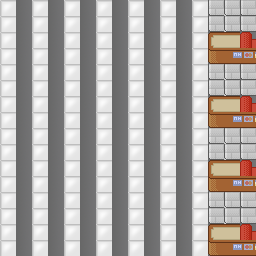

This game map was drawn from its Tiled (.tmx) file and the tilesets committed beside it. A one-line description and the full map source follow:
An orthogonal 16x16 tile map with 16x16 px tiles, 2 tile layers (background, booths).

<map version="1.5" tiledversion="1.5.0" orientation="orthogonal" renderorder="right-down" width="16" height="16" tilewidth="16" tileheight="16" infinite="0" nextlayerid="4" nextobjectid="1">
 <editorsettings>
  <export target="the_recruiter_tilemap_boering_2.json" format="json" />
 </editorsettings>
 <tileset firstgid="1" name="open_tileset" tilewidth="16" tileheight="16" tilecount="6840" columns="90">
  <image source="../openpixels-master_0/openpixels-master/open_tileset.png" trans="000000" width="1440" height="1216" />
 </tileset>
 <layer id="1" name="background" width="16" height="16">
  <data encoding="csv">
96,4697,96,4697,96,4697,96,4697,96,4697,96,4697,96,4697,96,4697,
96,4697,96,4697,96,4697,96,4697,96,4697,96,4697,96,4697,96,4697,
96,4697,96,4697,96,4697,96,4697,96,4697,96,4697,96,4697,96,4697,
96,4697,96,4697,96,4697,96,4697,96,4697,96,4697,96,4697,96,4697,
96,4697,96,4697,96,4697,96,4697,96,4697,96,4697,96,4697,96,4697,
96,4697,96,4697,96,4697,96,4697,96,4697,96,4697,96,4697,96,4697,
96,4697,96,4697,96,4697,96,4697,96,4697,96,4697,96,4697,96,4697,
96,4697,96,4697,96,4697,96,4697,96,4697,96,4697,96,4697,96,4697,
96,4697,96,4697,96,4697,96,4697,96,4697,96,4697,96,4697,96,4697,
96,4697,96,4697,96,4697,96,4697,96,4697,96,4697,96,4697,96,4697,
96,4697,96,4697,96,4697,96,4697,96,4697,96,4697,96,4697,96,4697,
96,4697,96,4697,96,4697,96,4697,96,4697,96,4697,96,4697,96,4697,
96,4697,96,4697,96,4697,96,4697,96,4697,96,4697,96,4697,96,4697,
96,4697,96,4697,96,4697,96,4697,96,4697,96,4697,96,4697,96,4697,
96,4697,96,4697,96,4697,96,4697,96,4697,96,4697,96,4697,96,4697,
96,4697,96,4697,96,4697,96,4697,96,4697,96,4697,96,4697,96,4697
</data>
 </layer>
 <layer id="3" name="booths" width="16" height="16">
  <data encoding="csv">
0,0,0,0,0,0,0,0,0,0,0,0,0,473,473,473,
0,0,0,0,0,0,0,0,0,0,0,0,0,473,473,473,
0,0,0,0,0,0,0,0,0,0,0,0,0,1091,1092,1107,
0,0,0,0,0,0,0,0,0,0,0,0,0,1181,1182,1183,
0,0,0,0,0,0,0,0,0,0,0,0,0,473,473,473,
0,0,0,0,0,0,0,0,0,0,0,0,0,473,473,473,
0,0,0,0,0,0,0,0,0,0,0,0,0,1091,1092,1107,
0,0,0,0,0,0,0,0,0,0,0,0,0,1181,1182,1183,
0,0,0,0,0,0,0,0,0,0,0,0,0,473,473,473,
0,0,0,0,0,0,0,0,0,0,0,0,0,473,473,473,
0,0,0,0,0,0,0,0,0,0,0,0,0,1091,1092,1107,
0,0,0,0,0,0,0,0,0,0,0,0,0,1181,1182,1183,
0,0,0,0,0,0,0,0,0,0,0,0,0,473,473,473,
0,0,0,0,0,0,0,0,0,0,0,0,0,473,473,473,
0,0,0,0,0,0,0,0,0,0,0,0,0,1091,1092,1107,
0,0,0,0,0,0,0,0,0,0,0,0,0,1181,1182,1183
</data>
 </layer>
</map>
